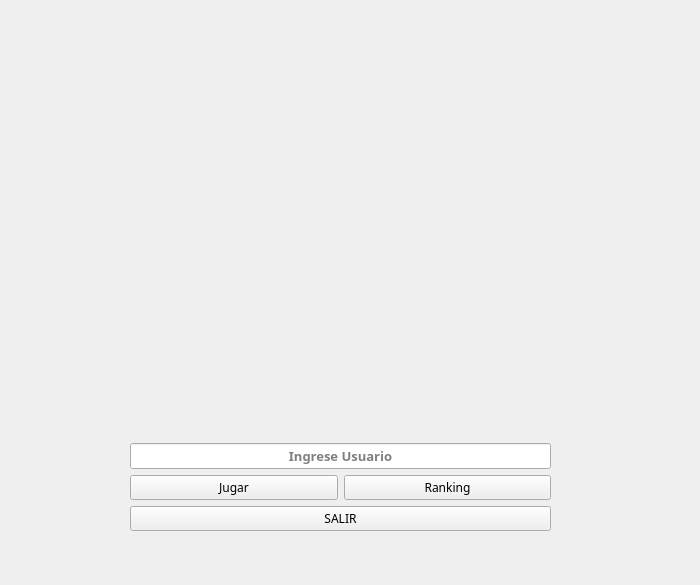
<?xml version="1.0" encoding="UTF-8"?>
<ui version="4.0">
 <class>Form</class>
 <widget class="QWidget" name="Form">
  <property name="geometry">
   <rect>
    <x>0</x>
    <y>0</y>
    <width>700</width>
    <height>585</height>
   </rect>
  </property>
  <property name="maximumSize">
   <size>
    <width>700</width>
    <height>585</height>
   </size>
  </property>
  <property name="windowTitle">
   <string>Form</string>
  </property>
  <widget class="QLabel" name="label1">
   <property name="geometry">
    <rect>
     <x>0</x>
     <y>0</y>
     <width>701</width>
     <height>591</height>
    </rect>
   </property>
   <property name="maximumSize">
    <size>
     <width>701</width>
     <height>591</height>
    </size>
   </property>
   <property name="text">
    <string/>
   </property>
   <property name="pixmap">
    <pixmap>../sprites/Fondos/fondoMenu.png</pixmap>
   </property>
   <property name="scaledContents">
    <bool>true</bool>
   </property>
  </widget>
  <widget class="QWidget" name="layoutWidget">
   <property name="geometry">
    <rect>
     <x>100</x>
     <y>50</y>
     <width>481</width>
     <height>481</height>
    </rect>
   </property>
   <layout class="QVBoxLayout" name="vbox1">
    <property name="leftMargin">
     <number>30</number>
    </property>
    <property name="topMargin">
     <number>20</number>
    </property>
    <property name="rightMargin">
     <number>30</number>
    </property>
    <item>
     <widget class="QLabel" name="logo1">
      <property name="maximumSize">
       <size>
        <width>16777215</width>
        <height>16777215</height>
       </size>
      </property>
      <property name="frameShape">
       <enum>QFrame::NoFrame</enum>
      </property>
      <property name="frameShadow">
       <enum>QFrame::Plain</enum>
      </property>
      <property name="lineWidth">
       <number>1</number>
      </property>
      <property name="text">
       <string/>
      </property>
      <property name="pixmap">
       <pixmap>../sprites/Elementos de juego/logo.png</pixmap>
      </property>
      <property name="scaledContents">
       <bool>true</bool>
      </property>
      <property name="wordWrap">
       <bool>false</bool>
      </property>
     </widget>
    </item>
    <item>
     <spacer name="vspacer1">
      <property name="orientation">
       <enum>Qt::Vertical</enum>
      </property>
      <property name="sizeType">
       <enum>QSizePolicy::Fixed</enum>
      </property>
      <property name="sizeHint" stdset="0">
       <size>
        <width>20</width>
        <height>30</height>
       </size>
      </property>
     </spacer>
    </item>
    <item>
     <widget class="QLineEdit" name="usuario_text">
      <property name="enabled">
       <bool>true</bool>
      </property>
      <property name="font">
       <font>
        <family>MS Gothic</family>
        <pointsize>10</pointsize>
        <weight>75</weight>
        <italic>false</italic>
        <bold>true</bold>
       </font>
      </property>
      <property name="focusPolicy">
       <enum>Qt::ClickFocus</enum>
      </property>
      <property name="layoutDirection">
       <enum>Qt::LeftToRight</enum>
      </property>
      <property name="inputMask">
       <string/>
      </property>
      <property name="text">
       <string/>
      </property>
      <property name="frame">
       <bool>true</bool>
      </property>
      <property name="alignment">
       <set>Qt::AlignCenter</set>
      </property>
      <property name="placeholderText">
       <string>Ingrese Usuario</string>
      </property>
     </widget>
    </item>
    <item>
     <layout class="QHBoxLayout" name="hbox1">
      <item>
       <widget class="QPushButton" name="button1">
        <property name="font">
         <font>
          <family>Microsoft YaHei</family>
          <pointsize>9</pointsize>
          <weight>50</weight>
          <bold>false</bold>
         </font>
        </property>
        <property name="text">
         <string>Jugar</string>
        </property>
       </widget>
      </item>
      <item>
       <widget class="QPushButton" name="button2">
        <property name="baseSize">
         <size>
          <width>5</width>
          <height>5</height>
         </size>
        </property>
        <property name="font">
         <font>
          <family>Microsoft YaHei</family>
          <pointsize>9</pointsize>
          <weight>50</weight>
          <bold>false</bold>
         </font>
        </property>
        <property name="autoFillBackground">
         <bool>false</bool>
        </property>
        <property name="text">
         <string>Ranking</string>
        </property>
       </widget>
      </item>
     </layout>
    </item>
    <item>
     <widget class="QPushButton" name="button3">
      <property name="font">
       <font>
        <family>Microsoft YaHei</family>
        <pointsize>9</pointsize>
        <weight>50</weight>
        <italic>false</italic>
        <bold>false</bold>
       </font>
      </property>
      <property name="text">
       <string>SALIR</string>
      </property>
     </widget>
    </item>
   </layout>
  </widget>
 </widget>
 <resources/>
 <connections/>
</ui>
